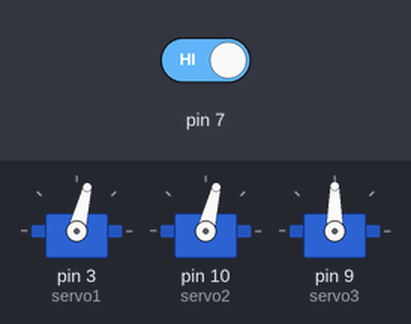
A sketch run on a simulated Arduino Uno, built with avr-gcc and run on an emulated ATmega328P. Parts: 3 × servo. The test bench sets the inputs (shaded band); at power-on: pin 7 HIGH.

Above: at 2.6 s.
2.7 s: pin 7 driven LOW
At 11.5 s:
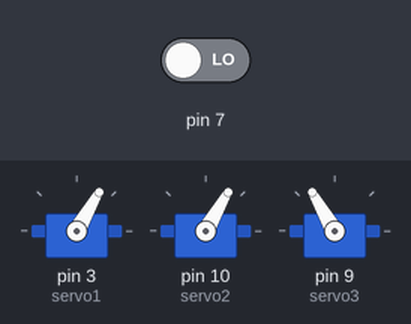
At 13.3 s:
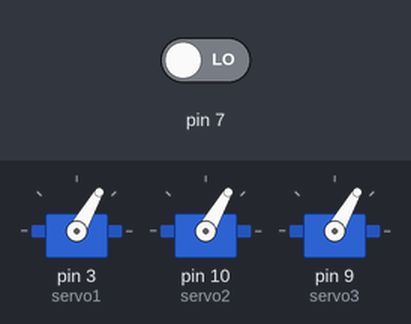
Timing chart, 0 to 18.6 s (numbered marks = the images above; inputs shaded):
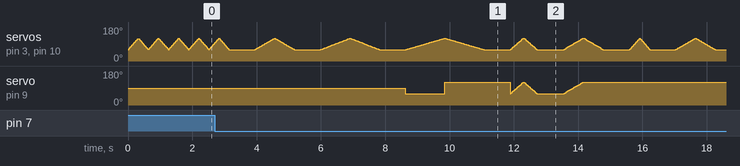

The sketch:

LCD_MOTOR_PROJECT.ino
```cpp
#include <Servo.h>

Servo servo1;

Servo servo2;

Servo servo3;

int pos = 0;

void setup() {

  servo1.attach(3);

  servo2.attach(10);

  servo3.attach(9);
}

void loop() {

    for(int x = 0 ; x<=100 ; x++){
  motion1();
  if(digitalRead(7)== LOW)
  {
  break;
  }
  }
delay(800);
for(int x = 0 ; x<=100 ; x++){
  motion2();
  if(digitalRead(7)== LOW)
  {
  break;
  }
  }
delay(800);
for(int x = 0 ; x<=100 ; x++){
  motion3();
  if(digitalRead(7)== LOW)
  {
  break;
  }
  }
delay(800);
for(int x = 0 ; x<=100 ; x++){
  motion4();
  if(digitalRead(7)== LOW)
  {
  break;
  }
  }
delay(800);
for(int x = 0 ; x<=100 ; x++){
  motion5();
  if(digitalRead(7)== LOW)
  {
  break;
  }
  }
delay(800);
for(int x = 0 ; x<=100 ; x++){
  motion6();
  if(digitalRead(7)== LOW)
  {
  break;
  }
  }
delay(800);

}
void motion1(){

  for (pos = 60; pos <= 120; pos += 1) {

    servo1.write(pos);
    servo2.write(pos);

    delay(5);
 }
  for (pos = 120; pos >= 60; pos -= 1) {
    servo1.write(pos);
    servo2.write(pos);
    delay(5);
  }

  }

void motion2(){

  for (pos = 60; pos <= 120; pos += 1) {

    servo1.write(pos);
    servo2.write(pos);

    delay(10);
 }
  for (pos = 120; pos >= 60; pos -= 1) {
    servo1.write(pos);
    servo2.write(pos);
    delay(10);
  }
  }

void motion3(){

  for (pos = 60; pos <= 120; pos += 1) {

    servo1.write(pos);
    servo2.write(pos);

    delay(15);
 }
  for (pos = 120; pos >= 60; pos -= 1) {
    servo1.write(pos);
    servo2.write(pos);
    delay(15);
  }
  }


void motion4(){
   servo3.write(60);
  for (pos = 60; pos <= 120; pos += 1) {

    servo1.write(pos);
    servo2.write(pos);

    delay(20);
 }
  servo3.write(120);
  for (pos = 120; pos >= 60; pos -= 1) {
    servo1.write(pos);
    servo2.write(pos);

    delay(20);
  }


  }

void motion5(){

  for (pos = 60; pos <= 120; pos += 3) {

    servo1.write(pos);
    servo2.write(pos);
    servo3.write(pos);
    delay(20);
 }
  for (pos = 120; pos >= 60; pos -= 3) {
    servo1.write(pos);
    servo2.write(pos);
    servo3.write(pos);
    delay(20);
  }
  }

void motion6(){

  for (pos = 60; pos <= 120; pos += 3) {

    servo1.write(pos);
    servo2.write(pos);
    servo3.write(pos);
    delay(30);
 }
  for (pos = 120; pos >= 60; pos -= 3) {
    servo1.write(pos);
    servo2.write(pos);
    delay(30);
  }
  }
```
